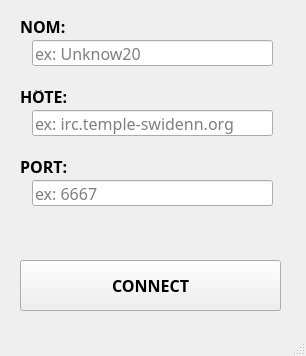
<?xml version="1.0" encoding="UTF-8"?>
<ui version="4.0">
 <class>MainWindow</class>
 <widget class="QMainWindow" name="MainWindow">
  <property name="geometry">
   <rect>
    <x>0</x>
    <y>0</y>
    <width>306</width>
    <height>356</height>
   </rect>
  </property>
  <property name="windowTitle">
   <string>MainWindow</string>
  </property>
  <widget class="QWidget" name="centralwidget">
   <widget class="QLabel" name="label">
    <property name="geometry">
     <rect>
      <x>20</x>
      <y>20</y>
      <width>47</width>
      <height>13</height>
     </rect>
    </property>
    <property name="font">
     <font>
      <family>Bahnschrift</family>
      <pointsize>12</pointsize>
      <weight>75</weight>
      <bold>true</bold>
     </font>
    </property>
    <property name="text">
     <string>NOM:</string>
    </property>
   </widget>
   <widget class="QLineEdit" name="lineEdit">
    <property name="geometry">
     <rect>
      <x>32</x>
      <y>40</y>
      <width>241</width>
      <height>26</height>
     </rect>
    </property>
    <property name="font">
     <font>
      <family>Bahnschrift</family>
      <pointsize>12</pointsize>
     </font>
    </property>
    <property name="placeholderText">
     <string>ex: Unknow20 </string>
    </property>
   </widget>
   <widget class="QLabel" name="label_2">
    <property name="geometry">
     <rect>
      <x>20</x>
      <y>90</y>
      <width>47</width>
      <height>13</height>
     </rect>
    </property>
    <property name="font">
     <font>
      <family>Bahnschrift</family>
      <pointsize>12</pointsize>
      <weight>75</weight>
      <bold>true</bold>
     </font>
    </property>
    <property name="text">
     <string>HÔTE:</string>
    </property>
   </widget>
   <widget class="QLineEdit" name="lineEdit_2">
    <property name="geometry">
     <rect>
      <x>32</x>
      <y>110</y>
      <width>241</width>
      <height>26</height>
     </rect>
    </property>
    <property name="font">
     <font>
      <family>Bahnschrift</family>
      <pointsize>12</pointsize>
     </font>
    </property>
    <property name="placeholderText">
     <string>ex: irc.temple-swidenn.org</string>
    </property>
   </widget>
   <widget class="QLabel" name="label_3">
    <property name="geometry">
     <rect>
      <x>20</x>
      <y>160</y>
      <width>47</width>
      <height>13</height>
     </rect>
    </property>
    <property name="font">
     <font>
      <family>Bahnschrift</family>
      <pointsize>12</pointsize>
      <weight>75</weight>
      <bold>true</bold>
     </font>
    </property>
    <property name="text">
     <string>PORT:</string>
    </property>
   </widget>
   <widget class="QLineEdit" name="lineEdit_3">
    <property name="geometry">
     <rect>
      <x>32</x>
      <y>180</y>
      <width>241</width>
      <height>26</height>
     </rect>
    </property>
    <property name="font">
     <font>
      <family>Bahnschrift</family>
      <pointsize>12</pointsize>
     </font>
    </property>
    <property name="placeholderText">
     <string>ex: 6667</string>
    </property>
   </widget>
   <widget class="QPushButton" name="pushButton">
    <property name="geometry">
     <rect>
      <x>20</x>
      <y>260</y>
      <width>261</width>
      <height>51</height>
     </rect>
    </property>
    <property name="font">
     <font>
      <family>Bahnschrift</family>
      <pointsize>12</pointsize>
      <weight>75</weight>
      <bold>true</bold>
     </font>
    </property>
    <property name="text">
     <string>CONNECT</string>
    </property>
   </widget>
  </widget>
  <widget class="QMenuBar" name="menubar">
   <property name="geometry">
    <rect>
     <x>0</x>
     <y>0</y>
     <width>306</width>
     <height>21</height>
    </rect>
   </property>
  </widget>
  <widget class="QStatusBar" name="statusbar"/>
 </widget>
 <resources/>
 <connections/>
</ui>
